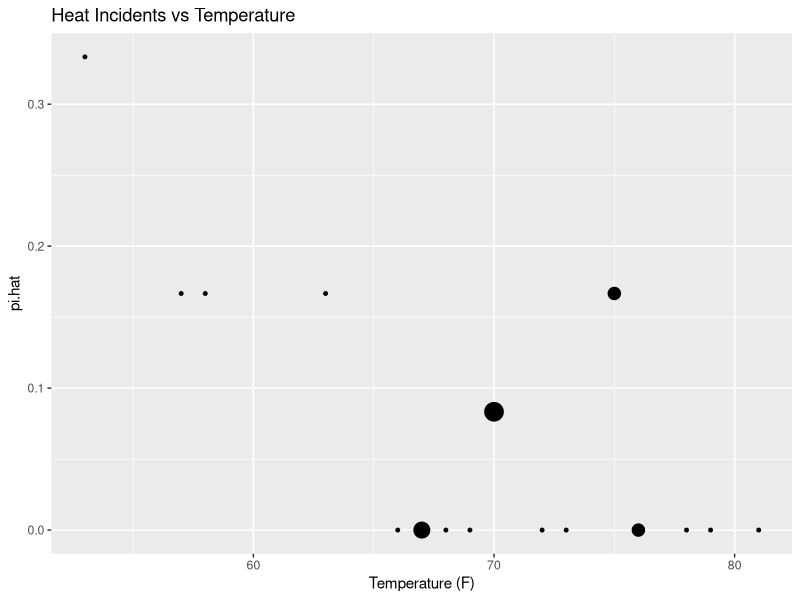
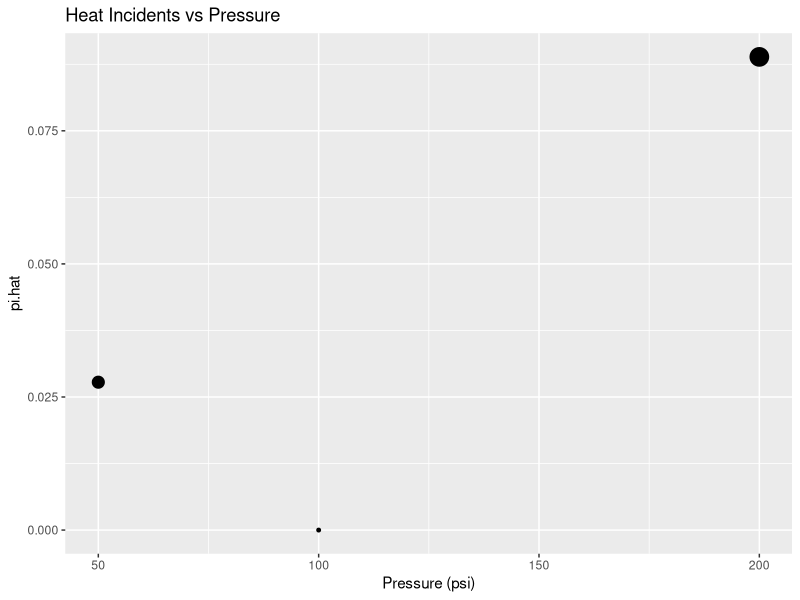
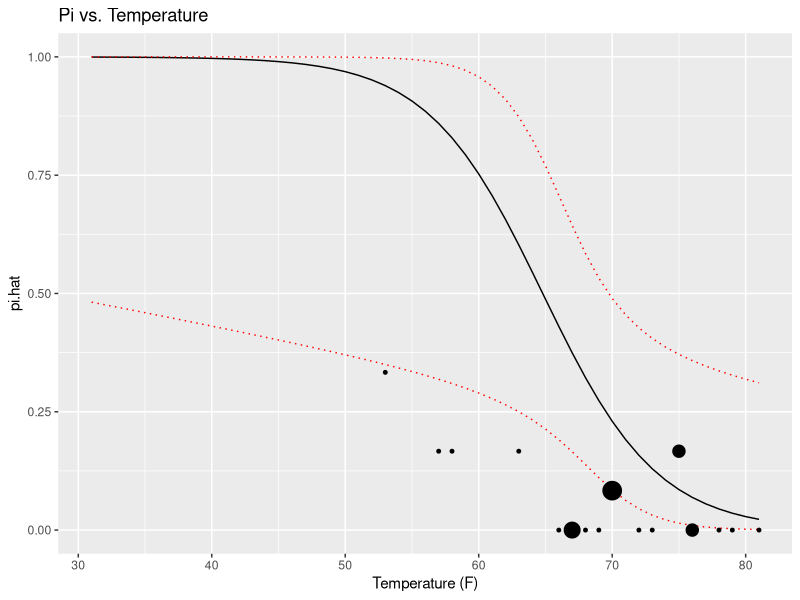
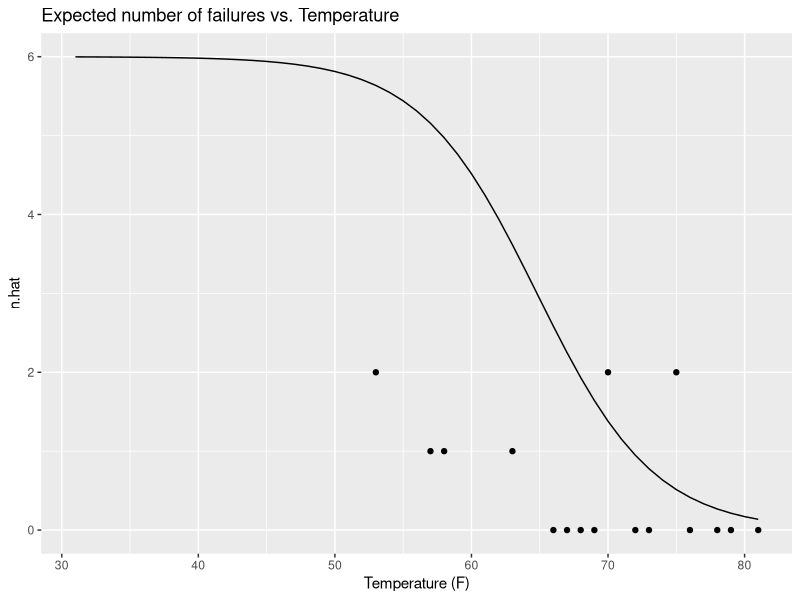
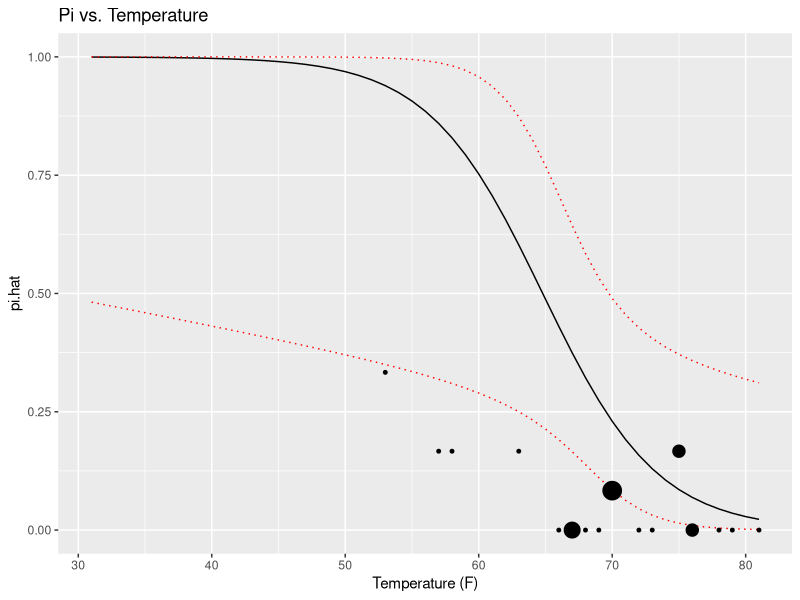

Generate these figures, in order, with R:
## ---- chunk 1
knitr::opts_chunk$set(echo = TRUE)
## ---- chunk 2
library(data.table)
library(ggplot2)

# read dataset, contains flight level of detail for measures (Temp, Pressure, O.ring, Numebr)
dt = as.data.table(read.csv('challenger.csv', header = TRUE, sep = ','))
# head(dt)

# data tables for plots
dtt = dt[, .(w = sum(O.ring), n = sum(Number)), by = Temp][, pi.hat := w/n]
dtp = dt[, .(w = sum(O.ring), n = sum(Number)), by = Pressure][, pi.hat := w/n]
# head(dtt)
# head(dtp)

# plots of pi_hat vs. temperature and pressure
par(mfrow = c(2,2))
plt.t = ggplot(data = dtt, aes(x = Temp, y = pi.hat))
plt.t + geom_point(aes(size = n)) +
        labs(title = 'Heat Incidents vs Temperature', x = 'Temperature (F)') +
        theme(legend.position = 'none')

plt.p = ggplot(data = dtp, aes(x = Pressure, y = pi.hat))
plt.p + geom_point(aes(size = n)) +
        labs(title = 'Heat Incidents vs Pressure', x = 'Pressure (psi)') +
        theme(legend.position = 'none')
## ---- chunk 3
# transform data
dtt2 = dt[, .(w = sum(O.ring), n = sum(Number)), by = c('Temp', 'Pressure')][, pi.hat := w/n]

# fit binomial response model
mod.fit.lr1 = glm(formula = pi.hat ~ Temp + Pressure, family = binomial(link = logit), data = dtt2)
summary(mod.fit.lr1)



# binarize outcome: fail = 1 if O.ring > 0, else 0
dt[, fail := as.numeric(O.ring > 0)]

# fit binary response model
mod.fit.lr1 = glm(formula = fail ~ Temp + Pressure, family = binomial(link = logit), data = dt)
summary(mod.fit.lr1)
## ---- chunk 4
library(car)

# LRTs for binary model
Anova(mod.fit.lr1, test = 'LR')
anova(mod.fit.lr1, test = 'Chisq')
## ---- chunk 5
# fit binomial response model
mod.fit.lr2 = glm(formula = pi.hat ~ Temp, family = binomial(link = logit), data = dtt2)
summary(mod.fit.lr2)

# fit binary response model
mod.fit.lr2 = glm(formula = fail ~ Temp, family = binomial(link = logit), data = dt)
summary(mod.fit.lr2)
## ---- chunk 6

# calcs pi from logit value
pi.logit = function(log.odds) {
        exp(log.odds) / (1 + exp(log.odds))
}

# predicted values with temperature only model
pred.x = data.frame(Temp = 31:81)
logit = predict(object = mod.fit.lr2, newdata = pred.x, type = 'link', se = TRUE)
pi.hat = pi.logit(logit$fit)

# Wald confidence interval for pi
alpha = 0.05

# *** multiplying vector of scores only works for single prediction, not vector...
# ci.logit = logit$fit + qnorm(p = c(alpha/2, 1 - alpha/2))*logit$se.fit
# ci.pi = exp(ci.logit) / (1 + exp(ci.logit))

ci.logit.upper = logit$fit + qnorm(p = 1 - alpha/2)*logit$se.fit
ci.logit.lower = logit$fit + qnorm(p = alpha/2)*logit$se.fit
ci.pi.upper = pi.logit(ci.logit.upper)
ci.pi.lower = pi.logit(ci.logit.lower)

# data table with predicted values
pred.results = data.table(pred.x,
                  pi.hat = pi.hat,
                  n.hat = pi.hat*6,
                  ci.pi.lower = ci.pi.lower,
                  ci.pi.upper = ci.pi.upper)

# plots of pi.hat and expected incidents vs. temperature
par(mfrow = c(2,2))

# plot of pi.hat vs. temperature
plt1 = ggplot()
plt1 + geom_line(data = pred.results, aes(x = Temp, y = pi.hat)) +
        geom_line(data = pred.results, aes(x = Temp, y = ci.pi.upper), color = 'red', linetype = 'dotted') +
        geom_line(data = pred.results, aes(x = Temp, y = ci.pi.lower), color = 'red', linetype = 'dotted') +
        geom_point(data = dtt, aes(x = Temp, y = pi.hat, size = n)) +
        labs(title = 'Pi vs. Temperature', x = 'Temperature (F)') +
        theme(legend.position = 'none')


# plot of expected incidents vs. temperature
plt2 = ggplot()
plt2 + geom_line(data = pred.results, aes(x = Temp, y = n.hat)) +
        geom_point(data = dtt, aes(x = Temp, y = w)) +
        labs(title = 'Expected number of failures vs. Temperature', x = 'Temperature (F)') +
        theme(legend.position = 'none')


## ---- chunk 7
# prediction at 31 degrees
logit31 = predict(object = mod.fit.lr2, newdata = data.frame(Temp = 31), type = "link", se.fit = TRUE)
pred31 = pi.logit(logit31$fit)
pred31


# 95% Wald CI
ci.logit31 = logit31$fit + qnorm(p = c(alpha/2, 1-alpha/2))*logit31$se.fit
ci.pi31 = pi.logit(ci.logit31)
ci.pi31
# round(c(lower = ci.pi.lower[1], upper = ci.pi.upper[1]), 4)
## ---- chunk 8
### simulates failures based on estimated prob distribution of failures
bootstrap <- function(pi.hat, data){
        # simulate failures
        failures <- rbinom(n = 23, size = 6, pi.hat)
        # data$O.ring <- failures
        
        # transform data for binomial model (calc pi.hats for response)
        # dtt.bs = data[, .(w = sum(O.ring), n = sum(Number)), by = Temp][, pi.hat := w/n]
        # fit binomial model
        # mod <- glm(pi.hat ~ Temp, family = binomial(link = logit), data = dtt.bs)
        
        # transform data for binary model (binarize failures for response)
        dtt.bs = data
        dtt.bs[, O.ring := failures][, fail := as.numeric(O.ring > 0)]
        
        # fit binary model
        mod.fit.bs = glm(formula = fail ~ Temp, family = binomial(link = logit), data = dtt.bs)
      
        # pred31 <- unlist(predict(mod, data.frame(Temp = 31), type = "response"))
        # pred72 <- unlist(predict(mod, data.frame(Temp = 72), type = "response"))
        
        # make predictions
        pred31 <- predict(object = mod.fit.bs, newdata = data.frame(Temp = 31), type = "response")
        pred72 <- predict(object = mod.fit.bs, newdata = data.frame(Temp = 72), type = "response")
        return(list(pred.31 = pred31, pred.72 = pred72))
}

# estimate prob distribution for bootstrapping
pi.hat <- predict(object = mod.fit.lr2, newdata = data.frame(Temp = dt$Temp), type = "response")

# bootstrap 1000 samples and return predictions as sorted list
preds <- replicate(10000, bootstrap(pi.hat, dt))
preds.31 <- sort(unlist(preds[1,]))
preds.72 <- sort(unlist(preds[2,]))

# take 0.05 and 0.95 quantiles of observed outcomes as 90% CI
ci.pi31 = quantile(preds.31, c(.05, .95))
ci.pi31

ci.pi72 = quantile(preds.72, c(.05, .95))
ci.pi72
## ---- chunk 9
# model with quadratic term for temperature
mod.fit.lr3 = glm(formula = fail ~ Temp + I(Temp^2), family = binomial(link = logit), data = dt)
summary(mod.fit.lr3)

# LRTs
Anova(mod.fit.lr3, test = 'LR')
anova(mod.fit.lr2, mod.fit.lr3, test = 'Chisq')
## ---- chunk 10
# odds for binary model
summary(mod.fit.lr2)
1 / exp(mod.fit.lr2$coefficients[2])
## ---- chunk 11
# plot of pi.hat vs. temperature
plt1 = ggplot()
plt1 + geom_line(data = pred.results, aes(x = Temp, y = pi.hat)) +
        geom_line(data = pred.results, aes(x = Temp, y = ci.pi.upper), color = 'red', linetype = 'dotted') +
        geom_line(data = pred.results, aes(x = Temp, y = ci.pi.lower), color = 'red', linetype = 'dotted') +
        geom_point(data = dtt, aes(x = Temp, y = pi.hat, size = n)) +
        labs(title = 'Pi vs. Temperature', x = 'Temperature (F)') +
        theme(legend.position = 'none')
